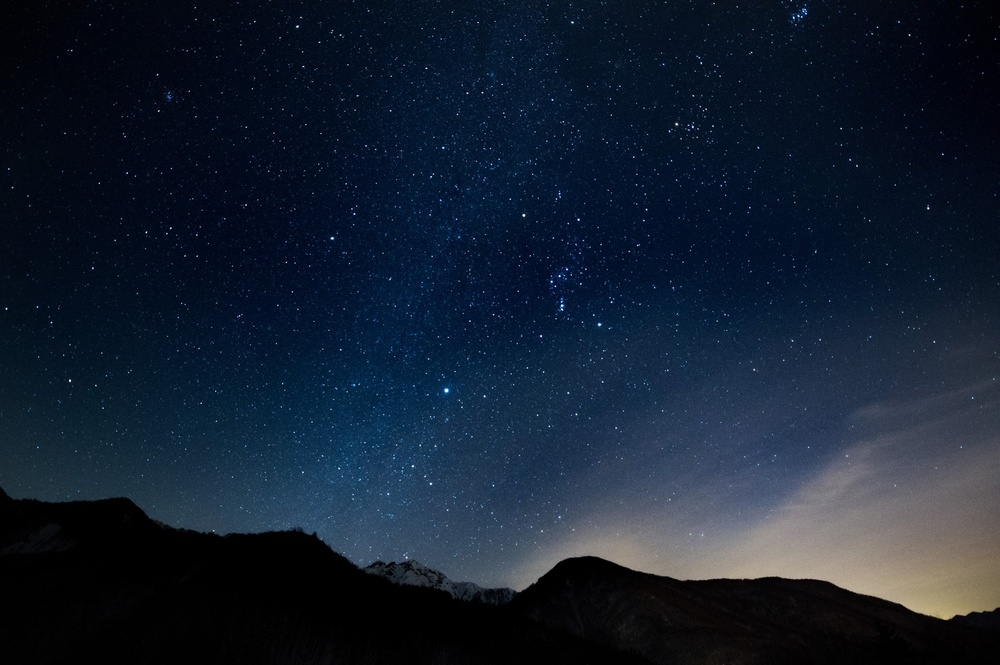
#> input picture images/sample.jpg, 1000 x 665 px, shrunk from 1600 x 1064 before the run
$ python gamma.py
#> lines starting #> are read from the running program, lines starting #| are printed output that depends on the picture
import cv2
import numpy as np

img = cv2.imread('./images/sample.jpg')
#> img is the input picture: shape (665, 1000, 3); mean B, G, R 47.6, 31.7, 20

gamma = 0.4
imax = img.max()
#> imax = 255

img = imax * (img / imax) ** (1 / gamma)
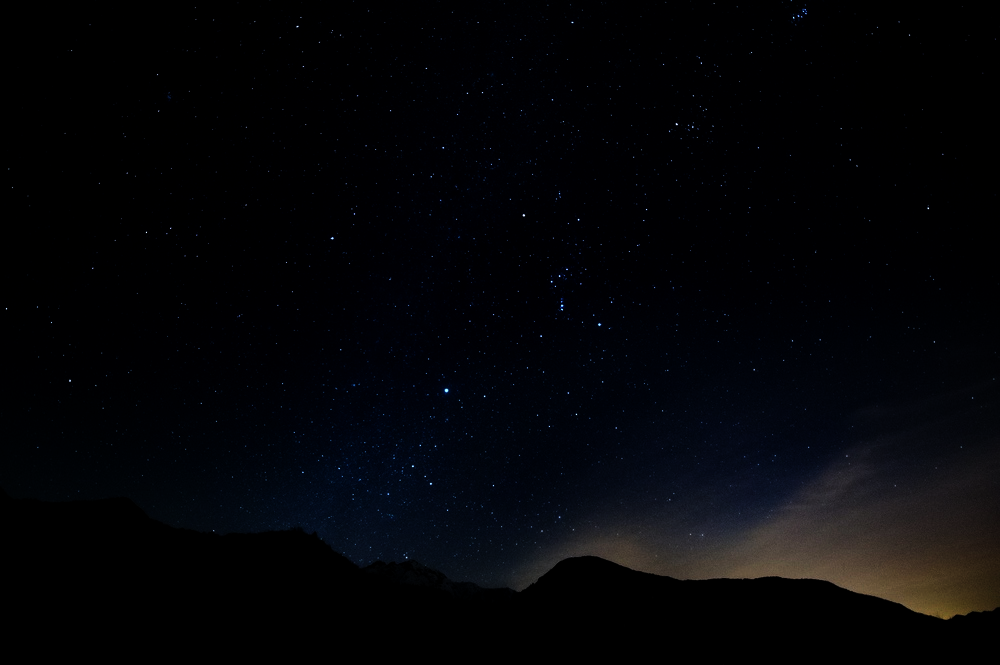
#> img: shape (665, 1000, 3) float64; mean B, G, R 7.8, 4.9, 4.2
cv2.imwrite('./trans_images/gamma/sample01.jpg', img)
